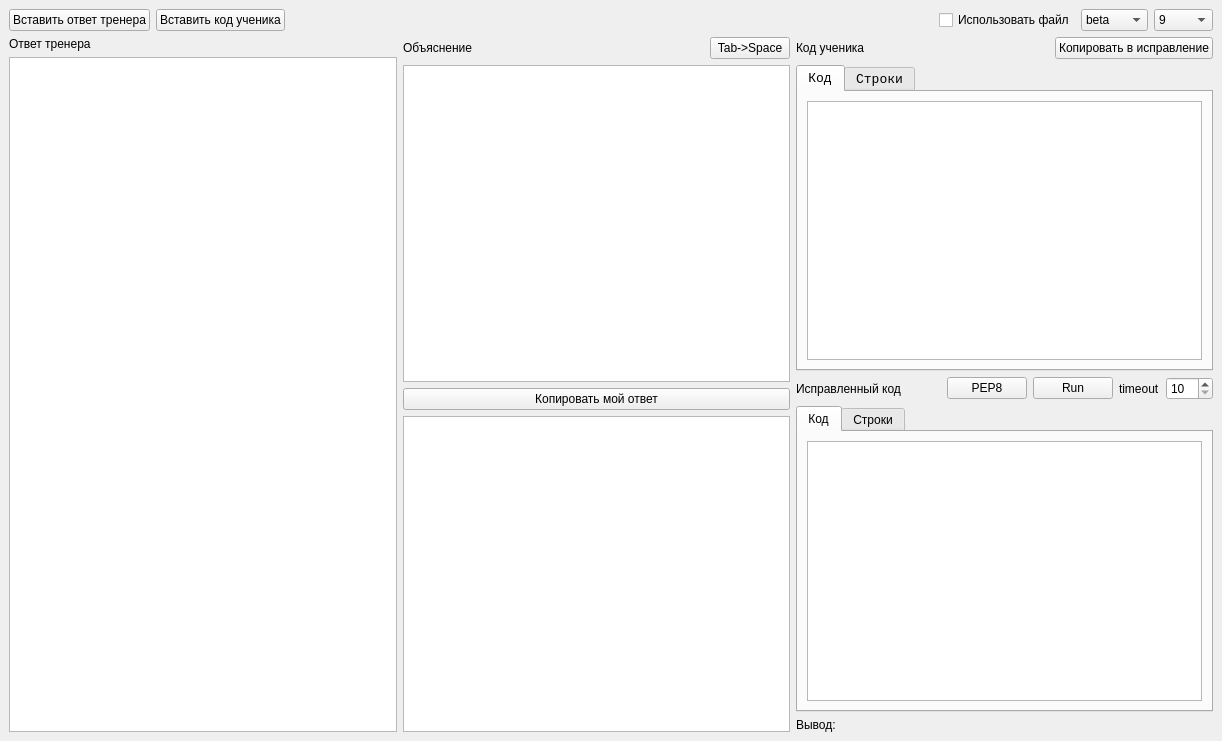
<?xml version="1.0" encoding="UTF-8"?>
<ui version="4.0">
 <class>MainWindow</class>
 <widget class="QMainWindow" name="MainWindow">
  <property name="geometry">
   <rect>
    <x>0</x>
    <y>0</y>
    <width>1222</width>
    <height>741</height>
   </rect>
  </property>
  <property name="windowTitle">
   <string>MainWindow</string>
  </property>
  <widget class="QWidget" name="centralwidget">
   <layout class="QVBoxLayout" name="verticalLayout_6">
    <item>
     <layout class="QHBoxLayout" name="horizontalLayout">
      <item>
       <widget class="QPushButton" name="insert_answer_btn">
        <property name="text">
         <string>Вставить ответ тренера</string>
        </property>
       </widget>
      </item>
      <item>
       <widget class="QPushButton" name="insert_code_btn">
        <property name="text">
         <string>Вставить код ученика</string>
        </property>
       </widget>
      </item>
      <item>
       <spacer name="horizontalSpacer">
        <property name="orientation">
         <enum>Qt::Horizontal</enum>
        </property>
        <property name="sizeHint" stdset="0">
         <size>
          <width>40</width>
          <height>20</height>
         </size>
        </property>
       </spacer>
      </item>
      <item>
       <widget class="QCheckBox" name="use_file_cb">
        <property name="text">
         <string>Использовать файл</string>
        </property>
       </widget>
      </item>
      <item>
       <widget class="QComboBox" name="part_cb">
        <item>
         <property name="text">
          <string>beta</string>
         </property>
        </item>
        <item>
         <property name="text">
          <string>easy</string>
         </property>
        </item>
        <item>
         <property name="text">
          <string>normal</string>
         </property>
        </item>
        <item>
         <property name="text">
          <string>hard</string>
         </property>
        </item>
       </widget>
      </item>
      <item>
       <widget class="QComboBox" name="number_cb">
        <item>
         <property name="text">
          <string>9</string>
         </property>
        </item>
        <item>
         <property name="text">
          <string>17</string>
         </property>
        </item>
        <item>
         <property name="text">
          <string>22</string>
         </property>
        </item>
        <item>
         <property name="text">
          <string>24</string>
         </property>
        </item>
        <item>
         <property name="text">
          <string>27_A</string>
         </property>
        </item>
        <item>
         <property name="text">
          <string>27_B</string>
         </property>
        </item>
       </widget>
      </item>
     </layout>
    </item>
    <item>
     <layout class="QHBoxLayout" name="horizontalLayout_6">
      <item>
       <layout class="QVBoxLayout" name="verticalLayout_2">
        <item>
         <widget class="QLabel" name="label">
          <property name="text">
           <string>Ответ тренера</string>
          </property>
         </widget>
        </item>
        <item>
         <widget class="QPlainTextEdit" name="teacher_answer_pte">
          <property name="font">
           <font>
            <family>Consolas</family>
            <pointsize>10</pointsize>
           </font>
          </property>
         </widget>
        </item>
       </layout>
      </item>
      <item>
       <layout class="QVBoxLayout" name="verticalLayout">
        <item>
         <layout class="QHBoxLayout" name="horizontalLayout_7">
          <item>
           <widget class="QLabel" name="label_5">
            <property name="text">
             <string>Объяснение</string>
            </property>
           </widget>
          </item>
          <item>
           <spacer name="horizontalSpacer_4">
            <property name="orientation">
             <enum>Qt::Horizontal</enum>
            </property>
            <property name="sizeHint" stdset="0">
             <size>
              <width>40</width>
              <height>20</height>
             </size>
            </property>
           </spacer>
          </item>
          <item>
           <widget class="QPushButton" name="tab_to_space_btn">
            <property name="text">
             <string>Tab-&gt;Space</string>
            </property>
           </widget>
          </item>
         </layout>
        </item>
        <item>
         <widget class="QPlainTextEdit" name="explanation_pte">
          <property name="font">
           <font>
            <family>Consolas</family>
            <pointsize>10</pointsize>
           </font>
          </property>
         </widget>
        </item>
        <item>
         <widget class="QPushButton" name="copy_answer_btn">
          <property name="text">
           <string>Копировать мой ответ</string>
          </property>
         </widget>
        </item>
        <item>
         <widget class="QPlainTextEdit" name="my_answer_pte">
          <property name="font">
           <font>
            <family>Consolas</family>
            <pointsize>10</pointsize>
           </font>
          </property>
         </widget>
        </item>
       </layout>
      </item>
      <item>
       <layout class="QVBoxLayout" name="verticalLayout_5">
        <item>
         <layout class="QHBoxLayout" name="horizontalLayout_3">
          <item>
           <widget class="QLabel" name="label_2">
            <property name="text">
             <string>Код ученика</string>
            </property>
           </widget>
          </item>
          <item>
           <spacer name="horizontalSpacer_2">
            <property name="orientation">
             <enum>Qt::Horizontal</enum>
            </property>
            <property name="sizeHint" stdset="0">
             <size>
              <width>40</width>
              <height>20</height>
             </size>
            </property>
           </spacer>
          </item>
          <item>
           <widget class="QPushButton" name="copy_to_correct_btn">
            <property name="text">
             <string>Копировать в исправление</string>
            </property>
           </widget>
          </item>
         </layout>
        </item>
        <item>
         <widget class="QTabWidget" name="pupil_tw">
          <property name="font">
           <font>
            <family>Consolas</family>
            <pointsize>10</pointsize>
           </font>
          </property>
          <property name="currentIndex">
           <number>0</number>
          </property>
          <widget class="QWidget" name="tab">
           <attribute name="title">
            <string>Код</string>
           </attribute>
           <layout class="QHBoxLayout" name="horizontalLayout_4">
            <item>
             <widget class="QPlainTextEdit" name="pupil_code_pte">
              <property name="font">
               <font>
                <family>Consolas</family>
                <pointsize>10</pointsize>
               </font>
              </property>
             </widget>
            </item>
           </layout>
          </widget>
          <widget class="QWidget" name="pupil_row_tab">
           <attribute name="title">
            <string>Строки</string>
           </attribute>
           <layout class="QVBoxLayout" name="verticalLayout_3">
            <item>
             <widget class="QTableView" name="pupil_code_tv"/>
            </item>
           </layout>
          </widget>
         </widget>
        </item>
        <item>
         <layout class="QHBoxLayout" name="horizontalLayout_2">
          <item>
           <widget class="QLabel" name="label_3">
            <property name="text">
             <string>Исправленный код</string>
            </property>
           </widget>
          </item>
          <item>
           <spacer name="horizontalSpacer_3">
            <property name="orientation">
             <enum>Qt::Horizontal</enum>
            </property>
            <property name="sizeHint" stdset="0">
             <size>
              <width>40</width>
              <height>20</height>
             </size>
            </property>
           </spacer>
          </item>
          <item>
           <widget class="QPushButton" name="pep8_btn">
            <property name="text">
             <string>PEP8</string>
            </property>
           </widget>
          </item>
          <item>
           <widget class="QPushButton" name="run_btn">
            <property name="text">
             <string>Run</string>
            </property>
           </widget>
          </item>
          <item>
           <widget class="QLabel" name="label_4">
            <property name="text">
             <string>timeout</string>
            </property>
           </widget>
          </item>
          <item>
           <widget class="QSpinBox" name="timeout_sb">
            <property name="minimum">
             <number>10</number>
            </property>
            <property name="maximum">
             <number>250</number>
            </property>
            <property name="singleStep">
             <number>40</number>
            </property>
           </widget>
          </item>
         </layout>
        </item>
        <item>
         <widget class="QTabWidget" name="correct_tw">
          <property name="currentIndex">
           <number>0</number>
          </property>
          <widget class="QWidget" name="tab_2">
           <attribute name="title">
            <string>Код</string>
           </attribute>
           <layout class="QHBoxLayout" name="horizontalLayout_5">
            <item>
             <widget class="QPlainTextEdit" name="correct_code_pte">
              <property name="font">
               <font>
                <family>Consolas</family>
                <pointsize>10</pointsize>
               </font>
              </property>
             </widget>
            </item>
           </layout>
          </widget>
          <widget class="QWidget" name="row_tab_2">
           <attribute name="title">
            <string>Строки</string>
           </attribute>
           <layout class="QVBoxLayout" name="verticalLayout_4">
            <item>
             <widget class="QTableView" name="correct_code_tv">
              <property name="font">
               <font>
                <family>Consolas</family>
                <pointsize>10</pointsize>
               </font>
              </property>
             </widget>
            </item>
           </layout>
          </widget>
         </widget>
        </item>
        <item>
         <widget class="QLabel" name="correct_output_lb">
          <property name="text">
           <string>Вывод:</string>
          </property>
         </widget>
        </item>
       </layout>
      </item>
     </layout>
    </item>
   </layout>
  </widget>
 </widget>
 <resources/>
 <connections/>
</ui>
